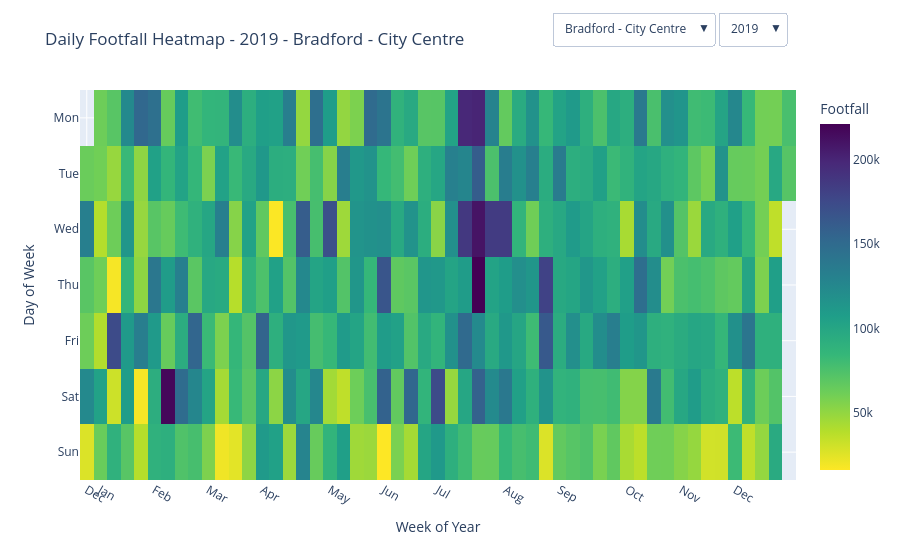

Source (notebook cell):
### Code cell
#Plotting daily heatmap

#Create initial heatmap
#Plot Interactive Daily Heatmap
fig_heatmap = px.imshow(
    pivot.values,
    labels= dict(x='Week of Year', y='Day of Week', color='Footfall'),
    x=pivot.columns,
    y=['Mon', 'Tue', 'Wed', 'Thu', 'Fri', 'Sat', 'Sun'],
    color_continuous_scale='viridis_r',
    aspect='auto',
)

#Add hover with daily info
fig_heatmap.update_traces(
    hovertemplate= ' 📅Date:%{customdata}<br> 👣Footfall: %{z:,}',
    customdata= customdata
)

#Apply month ticks
fig_heatmap.update_xaxes(
    tickmode= 'array',
    tickvals= tickvals_init,
    ticktext=ticktext_init
)

#--------------------------------------------------------------------------------------------
#Create dropdown button for YEARS

year_buttons= []

for year in years:
    data_year = footfall[(footfall['year'] == year) & (footfall['area']== first_region)]
    pivot_y = data_year.pivot(index='weekday', 
                              columns='week_index', 
                              values='estimated_actual_footfall').reindex(index=range(7))
    customdata_y = data_year.pivot(index='weekday', 
                                   columns='week_index', 
                                   values='date_str').values
    tickvals_y, ticktext_y = get_month_ticks(pivot_y.columns)

    year_buttons.append(dict(
        label=str(year), #text shown in drop down
        method='update', #update data instead of redrawing
        #z is new heatmap values, customdata is hover data
        args=[{'z': [pivot_y.values], 
               'customdata': [customdata_y], 
               'x':[pivot_y.columns]
               },
               {'xaxis': dict(
                   tickmode= 'array',
                   tickvals= tickvals_y,
                   ticktext= ticktext_y
               ),
              'meta.year': year}]
    ))

#--------------------------------------------------------------------------------------------
#Create dropdown button for REGIONS

region_buttons= []

for region in regions:
    data_region = footfall[(footfall['year'] == first_year) & (footfall['area']== region)]
    pivot_r = data_region.pivot(index='weekday', 
                                columns='week_index', 
                                values='estimated_actual_footfall').reindex(index=range(7))
    customdata_r = data_region.pivot(index='weekday', 
                                     columns='week_index', 
                                     values='date_str').values

    tickvals_r, ticktext_r = get_month_ticks(pivot_r.columns)

    region_buttons.append(dict(
        label= region, #text shown in drop down
        method='update', #update data instead of redrawing
        #z is new heatmap values, customdata is hover data
        args=[{'z': [pivot_r.values], 
               'customdata': [customdata_r],
               'x': [pivot_r.columns]
               },
               {'xaxis': dict(
                   tickmode= 'array',
                   tickvals= tickvals_r,
                   ticktext= ticktext_r
               ),
              'meta.region': region}]
    ))

#--------------------------------------------------------------------------------------------
#Create plot layout
#Add both dropdown menus
fig_heatmap.update_layout(
    meta= dict(year=first_year, region= first_region),
    title= dict(
        text= 'Daily Footfall Heatmap - %{meta.year} - %{meta.region}'
    ),
    updatemenus=[
        dict(buttons= year_buttons, direction='down', x=1, y=1.2, showactive=True, pad={'r':10}),
        dict(buttons= region_buttons, direction='down', x=0.9, y=1.2, showactive=True, pad={'r':10})
    ]
)

#Show plot
fig_heatmap.show()

### Figure 1 — Plotly figure (JSON) as saved in the notebook; plotly's stock layout.template omitted (floating-point values rounded to 4 significant figures; data arrays with more than 128 entries replaced by an {"elided": "..."} marker saying what was removed)
{"data": [{"coloraxis": "coloraxis", "customdata": {"elided": "7x53 str values"}, "hovertemplate": " 📅Date:%{customdata}<br> 👣Footfall: %{z:,}", "name": "0", "type": "heatmap", "x": ["2018-12-31", "2019-01-07", "2019-01-14", "2019-01-21", "2019-01-28", "2019-02-04", "2019-02-11", "2019-02-18", "2019-02-25", "2019-03-04", "2019-03-11", "2019-03-18", "2019-03-25", "2019-04-01", "2019-04-08", "2019-04-15", "2019-04-22", "2019-04-29", "2019-05-06", "2019-05-13", "2019-05-20", "2019-05-27", "2019-06-03", "2019-06-10", "2019-06-17", "2019-06-24", "2019-07-01", "2019-07-08", "2019-07-15", "2019-07-22", "2019-07-29", "2019-08-05", "2019-08-12", "2019-08-19", "2019-08-26", "2019-09-02", "2019-09-09", "2019-09-16", "2019-09-23", "2019-09-30", "2019-10-07", "2019-10-14", "2019-10-21", "2019-10-28", "2019-11-04", "2019-11-11", "2019-11-18", "2019-11-25", "2019-12-02", "2019-12-09", "2019-12-16", "2019-12-23", "2019-12-30"], "xaxis": "x", "y": ["Mon", "Tue", "Wed", "Thu", "Fri", "Sat", "Sun"], "yaxis": "y", "z": {"elided": "7x53 float values"}}], "layout": {"coloraxis": {"colorbar": {"title": {"text": "Footfall"}}, "colorscale": [[0, "#fde725"], [0.1111, "#b5de2b"], [0.2222, "#6ece58"], [0.3333, "#35b779"], [0.4444, "#1f9e89"], [0.5556, "#26828e"], [0.6667, "#31688e"], [0.7778, "#3e4989"], [0.8889, "#482878"], [1, "#440154"]]}, "margin": {"t": 60}, "meta": {"region": "Bradford - City Centre", "year": 2019}, "title": {"text": "Daily Footfall Heatmap - %{meta.year} - %{meta.region}"}, "updatemenus": [{"buttons": [{"args": [{"customdata": {"elided": "1x7x53 str values"}, "x": [["2018-12-31", "2019-01-07", "2019-01-14", "2019-01-21", "2019-01-28", "2019-02-04", "2019-02-11", "2019-02-18", "2019-02-25", "2019-03-04", "2019-03-11", "2019-03-18", "2019-03-25", "2019-04-01", "2019-04-08", "2019-04-15", "2019-04-22", "2019-04-29", "2019-05-06", "2019-05-13", "2019-05-20", "2019-05-27", "2019-06-03", "2019-06-10", "2019-06-17", "2019-06-24", "2019-07-01", "2019-07-08", "2019-07-15", "2019-07-22", "2019-07-29", "2019-08-05", "2019-08-12", "2019-08-19", "2019-08-26", "2019-09-02", "2019-09-09", "2019-09-16", "2019-09-23", "2019-09-30", "2019-10-07", "2019-10-14", "2019-10-21", "2019-10-28", "2019-11-04", "2019-11-11", "2019-11-18", "2019-11-25", "2019-12-02", "2019-12-09", "2019-12-16", "2019-12-23", "2019-12-30"]], "z": {"elided": "1x7x53 float values"}}, {"meta.year": 2019, "xaxis": {"tickmode": "array", "ticktext": ["Dec", "Jan", "Feb", "Mar", "Apr", "May", "Jun", "Jul", "Aug", "Sep", "Oct", "Nov", "Dec"], "tickvals": ["2018-12-31", "2019-01-07", "2019-02-04", "2019-03-04", "2019-04-01", "2019-05-06", "2019-06-03", "2019-07-01", "2019-08-05", "2019-09-02", "2019-10-07", "2019-11-04", "2019-12-02"]}}], "label": "2019", "method": "update"}, {"args": [{"customdata": {"elided": "1x7x53 str values"}, "x": [["2019-12-30", "2020-01-06", "2020-01-13", "2020-01-20", "2020-01-27", "2020-02-03", "2020-02-10", "2020-02-17", "2020-02-24", "2020-03-02", "2020-03-09", "2020-03-16", "2020-03-23", "2020-03-30", "2020-04-06", "2020-04-13", "2020-04-20", "2020-04-27", "2020-05-04", "2020-05-11", "2020-05-18", "2020-05-25", "2020-06-01", "2020-06-08", "2020-06-15", "2020-06-22", "2020-06-29", "2020-07-06", "2020-07-13", "2020-07-20", "2020-07-27", "2020-08-03", "2020-08-10", "2020-08-17", "2020-08-24", "2020-08-31", "2020-09-07", "2020-09-14", "2020-09-21", "2020-09-28", "2020-10-05", "2020-10-12", "2020-10-19", "2020-10-26", "2020-11-02", "2020-11-09", "2020-11-16", "2020-11-23", "2020-11-30", "2020-12-07", "2020-12-14", "2020-12-21", "2020-12-28"]], "z": {"elided": "1x7x53 float values"}}, {"meta.year": 2020, "xaxis": {"tickmode": "array", "ticktext": ["Dec", "Jan", "Feb", "Mar", "Apr", "May", "Jun", "Jul", "Aug", "Sep", "Oct", "Nov", "Dec"], "tickvals": ["2019-12-30", "2020-01-06", "2020-02-03", "2020-03-02", "2020-04-06", "2020-05-04", "2020-06-01", "2020-07-06", "2020-08-03", "2020-09-07", "2020-10-05", "2020-11-02", "2020-12-07"]}}], "label": "2020", "method": "update"}, {"args": [{"customdata": {"elided": "1x7x53 str values"}, "x": [["2020-12-28", "2021-01-04", "2021-01-11", "2021-01-18", "2021-01-25", "2021-02-01", "2021-02-08", "2021-02-15", "2021-02-22", "2021-03-01", "2021-03-08", "2021-03-15", "2021-03-22", "2021-03-29", "2021-04-05", "2021-04-12", "2021-04-19", "2021-04-26", "2021-05-03", "2021-05-10", "2021-05-17", "2021-05-24", "2021-05-31", "2021-06-07", "2021-06-14", "2021-06-21", "2021-06-28", "2021-07-05", "2021-07-12", "2021-07-19", "2021-07-26", "2021-08-02", "2021-08-09", "2021-08-16", "2021-08-23", "2021-08-30", "2021-09-06", "2021-09-13", "2021-09-20", "2021-09-27", "2021-10-04", "2021-10-11", "2021-10-18", "2021-10-25", "2021-11-01", "2021-11-08", "2021-11-15", "2021-11-22", "2021-11-29", "2021-12-06", "2021-12-13", "2021-12-20", "2021-12-27"]], "z": {"elided": "1x7x53 float values"}}, {"meta.year": 2021, "xaxis": {"tickmode": "array", "ticktext": ["Dec", "Jan", "Feb", "Mar", "Apr", "May", "Jun", "Jul", "Aug", "Sep", "Oct", "Nov", "Dec"], "tickvals": ["2020-12-28", "2021-01-04", "2021-02-01", "2021-03-01", "2021-04-05", "2021-05-03", "2021-06-07", "2021-07-05", "2021-08-02", "2021-09-06", "2021-10-04", "2021-11-01", "2021-12-06"]}}], "label": "2021", "method": "update"}, {"args": [{"customdata": {"elided": "1x7x53 str values"}, "x": [["2021-12-27", "2022-01-03", "2022-01-10", "2022-01-17", "2022-01-24", "2022-01-31", "2022-02-07", "2022-02-14", "2022-02-21", "2022-02-28", "2022-03-07", "2022-03-14", "2022-03-21", "2022-03-28", "2022-04-04", "2022-04-11", "2022-04-18", "2022-04-25", "2022-05-02", "2022-05-09", "2022-05-16", "2022-05-23", "2022-05-30", "2022-06-06", "2022-06-13", "2022-06-20", "2022-06-27", "2022-07-04", "2022-07-11", "2022-07-18", "2022-07-25", "2022-08-01", "2022-08-08", "2022-08-15", "2022-08-22", "2022-08-29", "2022-09-05", "2022-09-12", "2022-09-19", "2022-09-26", "2022-10-03", "2022-10-10", "2022-10-17", "2022-10-24", "2022-10-31", "2022-11-07", "2022-11-14", "2022-11-21", "2022-11-28", "2022-12-05", "2022-12-12", "2022-12-19", "2022-12-26"]], "z": {"elided": "1x7x53 float values"}}, {"meta.year": 2022, "xaxis": {"tickmode": "array", "ticktext": ["Dec", "Jan", "Feb", "Mar", "Apr", "May", "Jun", "Jul", "Aug", "Sep", "Oct", "Nov", "Dec"], "tickvals": ["2021-12-27", "2022-01-03", "2022-02-07", "2022-03-07", "2022-04-04", "2022-05-02", "2022-06-06", "2022-07-04", "2022-08-01", "2022-09-05", "2022-10-03", "2022-11-07", "2022-12-05"]}}], "label": "2022", "method": "update"}, {"args": [{"customdata": {"elided": "1x7x53 str values"}, "x": [["2022-12-26", "2023-01-02", "2023-01-09", "2023-01-16", "2023-01-23", "2023-01-30", "2023-02-06", "2023-02-13", "2023-02-20", "2023-02-27", "2023-03-06", "2023-03-13", "2023-03-20", "2023-03-27", "2023-04-03", "2023-04-10", "2023-04-17", "2023-04-24", "2023-05-01", "2023-05-08", "2023-05-15", "2023-05-22", "2023-05-29", "2023-06-05", "2023-06-12", "2023-06-19", "2023-06-26", "2023-07-03", "2023-07-10", "2023-07-17", "2023-07-24", "2023-07-31", "2023-08-07", "2023-08-14", "2023-08-21", "2023-08-28", "2023-09-04", "2023-09-11", "2023-09-18", "2023-09-25", "2023-10-02", "2023-10-09", "2023-10-16", "2023-10-23", "2023-10-30", "2023-11-06", "2023-11-13", "2023-11-20", "2023-11-27", "2023-12-04", "2023-12-11", "2023-12-18", "2023-12-25"]], "z": {"elided": "1x7x53 float values"}}, {"meta.year": 2023, "xaxis": {"tickmode": "array", "ticktext": ["Dec", "Jan", "Feb", "Mar", "Apr", "May", "Jun", "Jul", "Aug", "Sep", "Oct", "Nov", "Dec"], "tickvals": ["2022-12-26", "2023-01-02", "2023-02-06", "2023-03-06", "2023-04-03", "2023-05-01", "2023-06-05", "2023-07-03", "2023-08-07", "2023-09-04", "2023-10-02", "2023-11-06", "2023-12-04"]}}], "label": "2023", "method": "update"}, {"args": [{"customdata": {"elided": "1x7x53 str values"}, "x": [["2024-01-01", "2024-01-08", "2024-01-15", "2024-01-22", "2024-01-29", "2024-02-05", "2024-02-12", "2024-02-19", "2024-02-26", "2024-03-04", "2024-03-11", "2024-03-18", "2024-03-25", "2024-04-01", "2024-04-08", "2024-04-15", "2024-04-22", "2024-04-29", "2024-05-06", "2024-05-13", "2024-05-20", "2024-05-27", "2024-06-03", "2024-06-10", "2024-06-17", "2024-06-24", "2024-07-01", "2024-07-08", "2024-07-15", "2024-07-22", "2024-07-29", "2024-08-05", "2024-08-12", "2024-08-19", "2024-08-26", "2024-09-02", "2024-09-09", "2024-09-16", "2024-09-23", "2024-09-30", "2024-10-07", "2024-10-14", "2024-10-21", "2024-10-28", "2024-11-04", "2024-11-11", "2024-11-18", "2024-11-25", "2024-12-02", "2024-12-09", "2024-12-16", "2024-12-23", "2024-12-30"]], "z": {"elided": "1x7x53 float values"}}, {"meta.year": 2024, "xaxis": {"tickmode": "array", "ticktext": ["Jan", "Feb", "Mar", "Apr", "May", "Jun", "Jul", "Aug", "Sep", "Oct", "Nov", "Dec"], "tickvals": ["2024-01-01", "2024-02-05", "2024-03-04", "2024-04-01", "2024-05-06", "2024-06-03", "2024-07-01", "2024-08-05", "2024-09-02", "2024-10-07", "2024-11-04", "2024-12-02"]}}], "label": "2024", "method": "update"}, {"args": [{"customdata": {"elided": "1x7x53 str values"}, "x": [["2024-12-30", "2025-01-06", "2025-01-13", "2025-01-20", "2025-01-27", "2025-02-03", "2025-02-10", "2025-02-17", "2025-02-24", "2025-03-03", "2025-03-10", "2025-03-17", "2025-03-24", "2025-03-31", "2025-04-07", "2025-04-14", "2025-04-21", "2025-04-28", "2025-05-05", "2025-05-12", "2025-05-19", "2025-05-26", "2025-06-02", "2025-06-09", "2025-06-16", "2025-06-23", "2025-06-30", "2025-07-07", "2025-07-14", "2025-07-21", "2025-07-28", "2025-08-04", "2025-08-11", "2025-08-18", "2025-08-25", "2025-09-01", "2025-09-08", "2025-09-15", "2025-09-22", "2025-09-29", "2025-10-06", "2025-10-13", "2025-10-20", "2025-10-27", "2025-11-03", "2025-11-10", "2025-11-17", "2025-11-24", "2025-12-01", "2025-12-08", "2025-12-15", "2025-12-22", "2025-12-29"]], "z": {"elided": "1x7x53 float values"}}, {"meta.year": 2025, "xaxis": {"tickmode": "array", "ticktext": ["Dec", "Jan", "Feb", "Mar", "Apr", "May", "Jun", "Jul", "Aug", "Sep", "Oct", "Nov", "Dec"], "tickvals": ["2024-12-30", "2025-01-06", "2025-02-03", "2025-03-03", "2025-04-07", "2025-05-05", "2025-06-02", "2025-07-07", "2025-08-04", "2025-09-01", "2025-10-06", "2025-11-03", "2025-12-01"]}}], "label": "2025", "method": "update"}, {"args": [{"customdata": [[["2026-01-01"], ["2026-01-02"], ["2026-01-03"], ["2026-01-04"]]], "x": [["2025-12-29"]], "z": [[[null], [null], [null], [95310.0], [97590.0], [34530.0], [40690.0]]]}, {"meta.year": 2026, "xaxis": {"tickmode": "array", "ticktext": ["Dec"], "tickvals": ["2025-12-29"]}}], "label": "2026", "method": "update"}], "direction": "down", "pad": {"r": 10}, "showactive": true, "x": 1, "y": 1.2}, {"buttons": [{"args": [{"customdata": {"elided": "1x7x53 str values"}, "x": [["2018-12-31", "2019-01-07", "2019-01-14", "2019-01-21", "2019-01-28", "2019-02-04", "2019-02-11", "2019-02-18", "2019-02-25", "2019-03-04", "2019-03-11", "2019-03-18", "2019-03-25", "2019-04-01", "2019-04-08", "2019-04-15", "2019-04-22", "2019-04-29", "2019-05-06", "2019-05-13", "2019-05-20", "2019-05-27", "2019-06-03", "2019-06-10", "2019-06-17", "2019-06-24", "2019-07-01", "2019-07-08", "2019-07-15", "2019-07-22", "2019-07-29", "2019-08-05", "2019-08-12", "2019-08-19", "2019-08-26", "2019-09-02", "2019-09-09", "2019-09-16", "2019-09-23", "2019-09-30", "2019-10-07", "2019-10-14", "2019-10-21", "2019-10-28", "2019-11-04", "2019-11-11", "2019-11-18", "2019-11-25", "2019-12-02", "2019-12-09", "2019-12-16", "2019-12-23", "2019-12-30"]], "z": {"elided": "1x7x53 float values"}}, {"meta.region": "Bradford - City Centre", "xaxis": {"tickmode": "array", "ticktext": ["Dec", "Jan", "Feb", "Mar", "Apr", "May", "Jun", "Jul", "Aug", "Sep", "Oct", "Nov", "Dec"], "tickvals": ["2018-12-31", "2019-01-07", "2019-02-04", "2019-03-04", "2019-04-01", "2019-05-06", "2019-06-03", "2019-07-01", "2019-08-05", "2019-09-02", "2019-10-07", "2019-11-04", "2019-12-02"]}}], "label": "Bradford - City Centre", "method": "update"}, {"args": [{"customdata": {"elided": "1x7x53 str values"}, "x": [["2018-12-31", "2019-01-07", "2019-01-14", "2019-01-21", "2019-01-28", "2019-02-04", "2019-02-11", "2019-02-18", "2019-02-25", "2019-03-04", "2019-03-11", "2019-03-18", "2019-03-25", "2019-04-01", "2019-04-08", "2019-04-15", "2019-04-22", "2019-04-29", "2019-05-06", "2019-05-13", "2019-05-20", "2019-05-27", "2019-06-03", "2019-06-10", "2019-06-17", "2019-06-24", "2019-07-01", "2019-07-08", "2019-07-15", "2019-07-22", "2019-07-29", "2019-08-05", "2019-08-12", "2019-08-19", "2019-08-26", "2019-09-02", "2019-09-09", "2019-09-16", "2019-09-23", "2019-09-30", "2019-10-07", "2019-10-14", "2019-10-21", "2019-10-28", "2019-11-04", "2019-11-11", "2019-11-18", "2019-11-25", "2019-12-02", "2019-12-09", "2019-12-16", "2019-12-23", "2019-12-30"]], "z": {"elided": "1x7x53 float values"}}, {"meta.region": "Bradford BID", "xaxis": {"tickmode": "array", "ticktext": ["Dec", "Jan", "Feb", "Mar", "Apr", "May", "Jun", "Jul", "Aug", "Sep", "Oct", "Nov", "Dec"], "tickvals": ["2018-12-31", "2019-01-07", "2019-02-04", "2019-03-04", "2019-04-01", "2019-05-06", "2019-06-03", "2019-07-01", "2019-08-05", "2019-09-02", "2019-10-07", "2019-11-04", "2019-12-02"]}}], "label": "Bradford BID", "method": "update"}, {"args": [{"customdata": {"elided": "1x7x53 str values"}, "x": [["2018-12-31", "2019-01-07", "2019-01-14", "2019-01-21", "2019-01-28", "2019-02-04", "2019-02-11", "2019-02-18", "2019-02-25", "2019-03-04", "2019-03-11", "2019-03-18", "2019-03-25", "2019-04-01", "2019-04-08", "2019-04-15", "2019-04-22", "2019-04-29", "2019-05-06", "2019-05-13", "2019-05-20", "2019-05-27", "2019-06-03", "2019-06-10", "2019-06-17", "2019-06-24", "2019-07-01", "2019-07-08", "2019-07-15", "2019-07-22", "2019-07-29", "2019-08-05", "2019-08-12", "2019-08-19", "2019-08-26", "2019-09-02", "2019-09-09", "2019-09-16", "2019-09-23", "2019-09-30", "2019-10-07", "2019-10-14", "2019-10-21", "2019-10-28", "2019-11-04", "2019-11-11", "2019-11-18", "2019-11-25", "2019-12-02", "2019-12-09", "2019-12-16", "2019-12-23", "2019-12-30"]], "z": {"elided": "1x7x53 float values"}}, {"meta.region": "Lister Park", "xaxis": {"tickmode": "array", "ticktext": ["Dec", "Jan", "Feb", "Mar", "Apr", "May", "Jun", "Jul", "Aug", "Sep", "Oct", "Nov", "Dec"], "tickvals": ["2018-12-31", "2019-01-07", "2019-02-04", "2019-03-04", "2019-04-01", "2019-05-06", "2019-06-03", "2019-07-01", "2019-08-05", "2019-09-02", "2019-10-07", "2019-11-04", "2019-12-02"]}}], "label": "Lister Park", "method": "update"}, {"args": [{"customdata": {"elided": "1x7x53 str values"}, "x": [["2018-12-31", "2019-01-07", "2019-01-14", "2019-01-21", "2019-01-28", "2019-02-04", "2019-02-11", "2019-02-18", "2019-02-25", "2019-03-04", "2019-03-11", "2019-03-18", "2019-03-25", "2019-04-01", "2019-04-08", "2019-04-15", "2019-04-22", "2019-04-29", "2019-05-06", "2019-05-13", "2019-05-20", "2019-05-27", "2019-06-03", "2019-06-10", "2019-06-17", "2019-06-24", "2019-07-01", "2019-07-08", "2019-07-15", "2019-07-22", "2019-07-29", "2019-08-05", "2019-08-12", "2019-08-19", "2019-08-26", "2019-09-02", "2019-09-09", "2019-09-16", "2019-09-23", "2019-09-30", "2019-10-07", "2019-10-14", "2019-10-21", "2019-10-28", "2019-11-04", "2019-11-11", "2019-11-18", "2019-11-25", "2019-12-02", "2019-12-09", "2019-12-16", "2019-12-23", "2019-12-30"]], "z": {"elided": "1x7x53 int values"}}, {"meta.region": "Met Office - Bradford", "xaxis": {"tickmode": "array", "ticktext": ["Dec", "Jan", "Feb", "Mar", "Apr", "May", "Jun", "Jul", "Aug", "Sep", "Oct", "Nov", "Dec"], "tickvals": ["2018-12-31", "2019-01-07", "2019-02-04", "2019-03-04", "2019-04-01", "2019-05-06", "2019-06-03", "2019-07-01", "2019-08-05", "2019-09-02", "2019-10-07", "2019-11-04", "2019-12-02"]}}], "label": "Met Office - Bradford", "method": "update"}], "direction": "down", "pad": {"r": 10}, "showactive": true, "x": 0.9, "y": 1.2}], "xaxis": {"anchor": "y", "domain": [0, 1], "tickmode": "array", "ticktext": ["Dec", "Jan", "Feb", "Mar", "Apr", "May", "Jun", "Jul", "Aug", "Sep", "Oct", "Nov", "Dec"], "tickvals": ["2018-12-31", "2019-01-07", "2019-02-04", "2019-03-04", "2019-04-01", "2019-05-06", "2019-06-03", "2019-07-01", "2019-08-05", "2019-09-02", "2019-10-07", "2019-11-04", "2019-12-02"], "title": {"text": "Week of Year"}}, "yaxis": {"anchor": "x", "autorange": "reversed", "domain": [0, 1], "title": {"text": "Day of Week"}}}}
